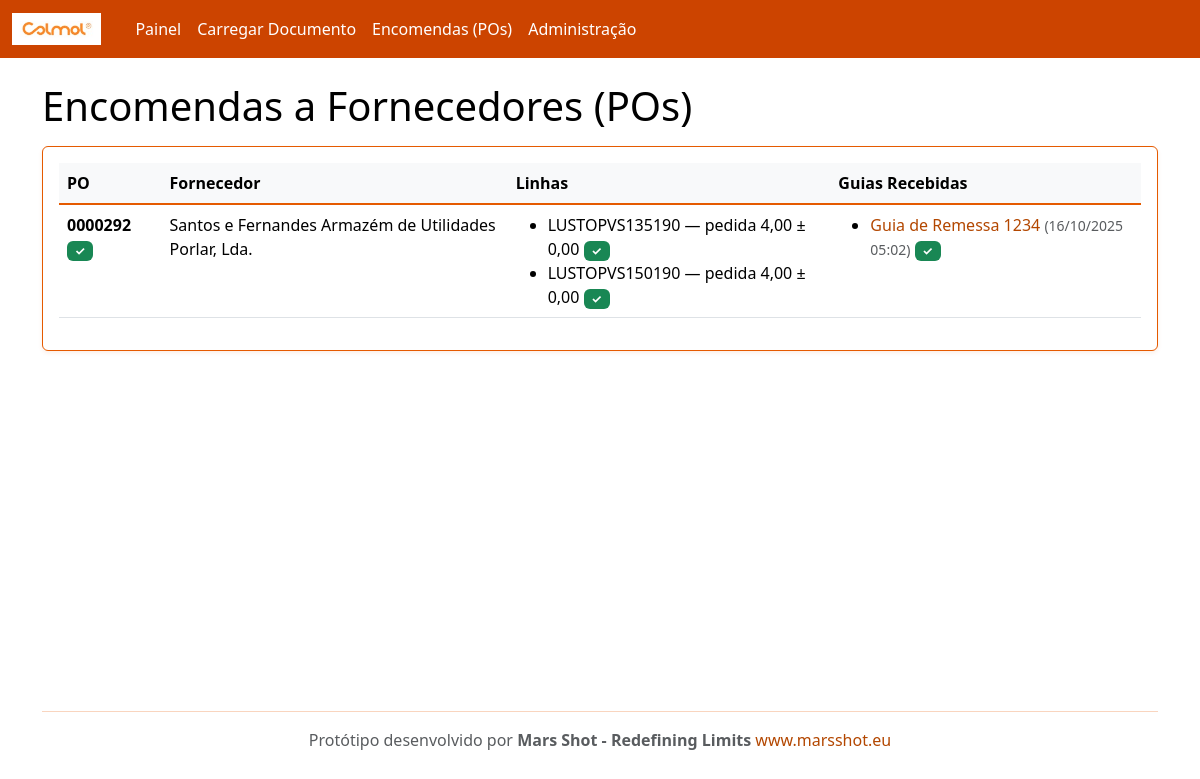
Before: /po/ with the older database file.
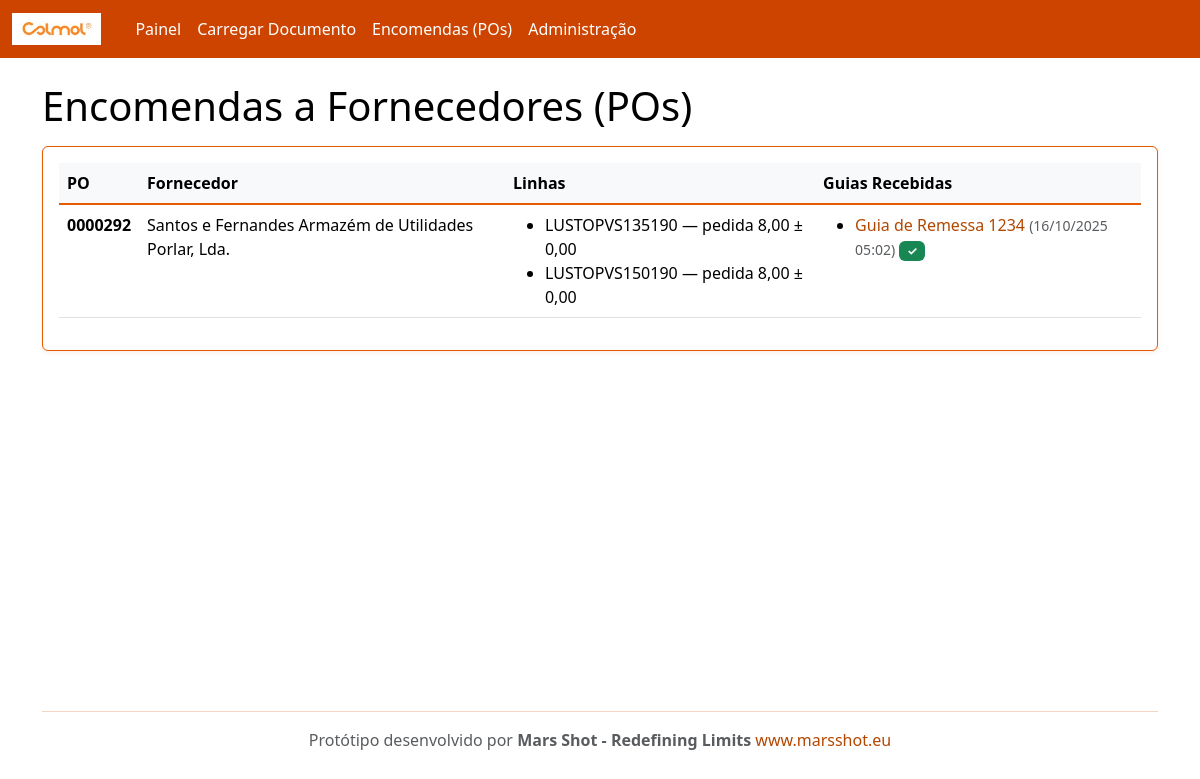
After: the same page with the newer database file.
### rececao/models.py (models this page shows, shortened)
class PurchaseOrder(models.Model):
    number = models.CharField(max_length=100, unique=True)
    supplier = models.ForeignKey(Supplier, on_delete=models.CASCADE, related_name='purchase_orders')
    created_at = models.DateTimeField(auto_now_add=True)
    @property
    def is_complete(self):
        lines = self.lines.all()
        if not lines.exists():
            return False
        return all(line.is_complete for line in lines)

class POLine(models.Model):
    po = models.ForeignKey(PurchaseOrder, on_delete=models.CASCADE, related_name='lines')
    internal_sku = models.CharField(max_length=120)  # código interno Colmol
    description = models.CharField(max_length=255, blank=True)
    unit = models.CharField(max_length=20, default='UN')
    qty_ordered = models.DecimalField(max_digits=12, decimal_places=2)
    qty_received = models.DecimalField(max_digits=12, decimal_places=2, default=0)
    tolerance = models.DecimalField(max_digits=6, decimal_places=2, default=0)  # tolerância admitida
    class Meta:
        unique_together = ('po','internal_sku')
    @property
    def qty_remaining(self):
        return self.qty_ordered - self.qty_received
    @property
    def is_complete(self):
        return self.qty_remaining <= 0

class Supplier(models.Model):
    name = models.CharField(max_length=200, unique=True)
    email = models.EmailField(blank=True, null=True)
    code = models.CharField(max_length=50, unique=True)

### rececao/views.py (the view)
# urls.py: path('po/', views.po_list, name='po_list'),
def po_list(request):
    from django.db.models import Prefetch
    from .models import InboundDocument
    pos = PurchaseOrder.objects.all().order_by('-id').prefetch_related(
        'lines',
        Prefetch(
            'inbound_docs',
            queryset=InboundDocument.objects.filter(doc_type='GR').order_by('-received_at'),
            to_attr='guias_remessa'
        )
    )
    return render(request, 'po_list.html', {'pos': pos})

### templates/po_list.html
{% extends "base.html" %}
{% block content %}
<h1>Encomendas a Fornecedores (POs)</h1>
<div class="card p-3 mt-3">
  <table class="table table-hover">
    <thead><tr><th>PO</th><th>Fornecedor</th><th>Linhas</th><th>Guias Recebidas</th></tr></thead>
    <tbody>
      {% for p in pos %}
      <tr>
        <td>
          <strong>{{ p.number }}</strong>
          {% if p.is_complete %}
            <span class="badge bg-success">✓</span>
          {% endif %}
        </td>
        <td>{{ p.supplier.name }}</td>
        <td>
          <ul class="mb-0">
          {% for l in p.lines.all %}
            <li>
              {{ l.internal_sku }} — pedida {{ l.qty_ordered|floatformat:2 }} ± {{ l.tolerance|floatformat:2 }}
              {% if l.is_complete %}
                <span class="badge bg-success">✓</span>
              {% endif %}
            </li>
          {% endfor %}
          </ul>
        </td>
        <td>
          {% if p.guias_remessa %}
            <ul class="mb-0">
            {% for guia in p.guias_remessa %}
              <li>
                <a href="/inbound/{{ guia.id }}/" class="text-decoration-none">
                  {{ guia.get_doc_type_display }} {{ guia.number }}
                </a>
                <small class="text-muted">({{ guia.received_at|date:"d/m/Y H:i" }})</small>
                {% if guia.match_result %}
                  {% if guia.match_result.status == 'matched' %}
                    <span class="badge bg-success">✓</span>
                  {% elif guia.match_result.status == 'exceptions' %}
                    <span class="badge bg-warning">!</span>
                  {% endif %}
                {% endif %}
              </li>
            {% endfor %}
            </ul>
          {% else %}
            <small class="text-muted">Nenhuma guia recebida</small>
          {% endif %}
        </td>
      </tr>
      {% empty %}
      <tr><td colspan="4">Sem POs. Use o admin para criar dados de exemplo.</td></tr>
      {% endfor %}
    </tbody>
  </table>
</div>
{% endblock %}

Changed rows visible on the page:
shown differently, row unchanged: PurchaseOrder "Santos e Fernandes Armazém de Utilidades Porlar, Lda.": no longer shows "✓"
changed POLine "LUSTOPVS135190": qty_ordered "4,00" → "8,00"; no longer shows "✓"
changed POLine "LUSTOPVS150190": qty_ordered "4,00" → "8,00"; no longer shows "✓"
